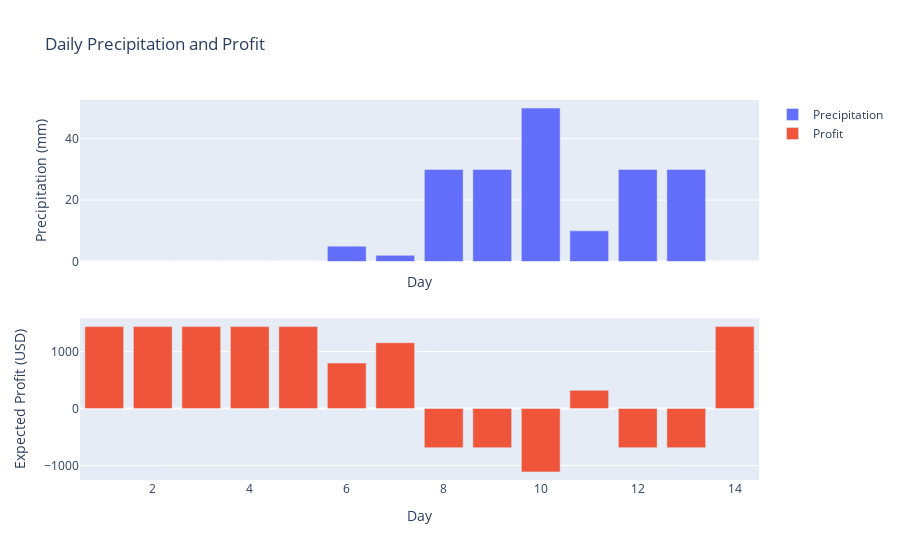

The cell this chart's notebook holds for it:
### Code cell
prec_list, avg_profit_list, rainy_days, total_profit = total_profit_fair_us(70000,scalers_dict, [0,0,0,0,0,5,2,30,30,50,10,30,30,0],extra_costs=0)

plotly_prec_profit(prec_list,avg_profit_list)

### Figure 1 — Plotly figure (JSON) as saved in the notebook; plotly's stock layout.template omitted (floating-point values rounded to 4 significant figures)
{"data": [{"name": "Precipitation", "type": "bar", "x": [1, 2, 3, 4, 5, 6, 7, 8, 9, 10, 11, 12, 13, 14], "xaxis": "x", "y": [0, 0, 0, 0, 0, 5, 2, 30, 30, 50, 10, 30, 30, 0], "yaxis": "y"}, {"name": "Profit", "type": "bar", "x": [1, 2, 3, 4, 5, 6, 7, 8, 9, 10, 11, 12, 13, 14], "xaxis": "x2", "y": [1435.0, 1435.0, 1435.0, 1435.0, 1435.0, 796.1, 1152.0, -685.2, -685.2, -1110.0, 318.5, -685.2, -685.2, 1435.0], "yaxis": "y2"}], "layout": {"title": {"text": "Daily Precipitation and Profit"}, "xaxis": {"anchor": "y", "domain": [0, 1], "matches": "x2", "showticklabels": false, "title": {"text": "Day"}}, "xaxis2": {"anchor": "y2", "domain": [0, 1], "title": {"text": "Day"}}, "yaxis": {"anchor": "x", "domain": [0.575, 1], "title": {"text": "Precipitation (mm)"}}, "yaxis2": {"anchor": "x2", "domain": [0, 0.425], "title": {"text": "Expected Profit (USD)"}}}}
